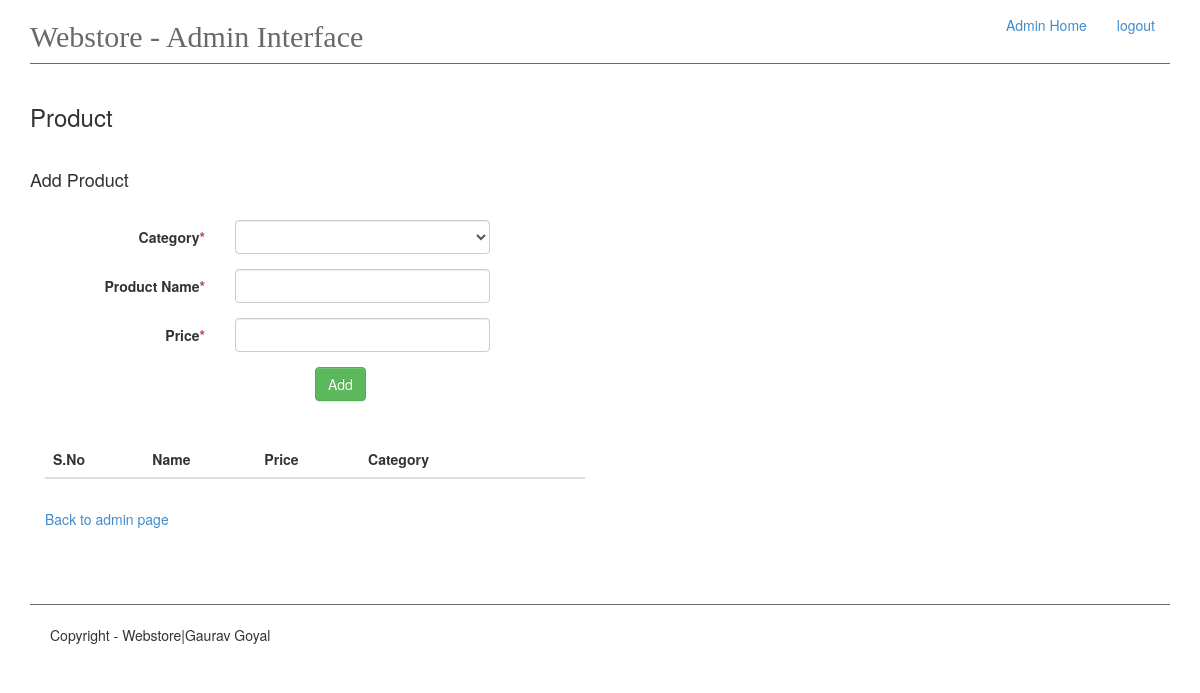
/admin/product/add (signed in), run on an earlier commit of the app's database.
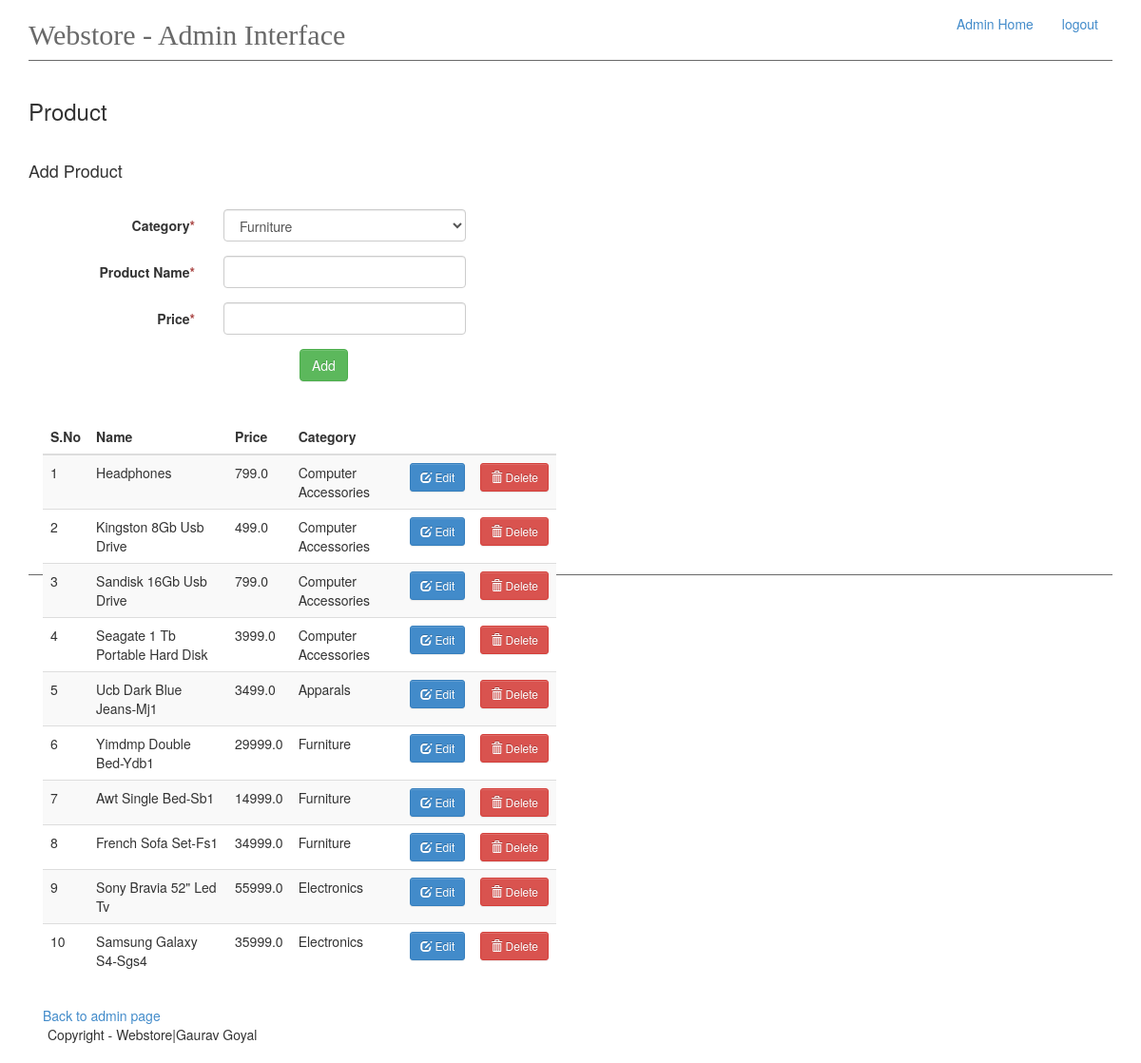
And on a later commit of the database.
### app/models.py (models this page shows, shortened)
class Product(db.Model):
    id = db.Column(db.Integer, primary_key=True)
    name = db.Column(db.String(50), unique=True, index=True)
    price = db.Column(db.Float, index=True)
    category_id = db.Column(db.Integer, db.ForeignKey('category.id'))
    cart = db.relationship('Cart', backref='products', lazy='dynamic')

class Category(db.Model):
    id = db.Column(db.Integer, primary_key=True)
    name = db.Column(db.String(50), unique=True, index=True)
    products = db.relationship('Product', backref='category', lazy='dynamic')
    def __repr__(self):
        return self.name

### app/views.py (the view)
@app.route('/admin/product/add', methods=['GET', 'POST'])
@login_required
def add_product():
    form = ProductForm()
    if form.validate_on_submit():
        product = Product(name=form.name.data.title(), price=form.price.data, category=form.category.data)
        db.session.add(product)
        db.session.commit()
        flash(product.name + " added", 'text-success')
        return redirect(url_for('add_product'))
    product = Product.query.all()
    return render_template('admin-panel/product.html', form=form, product=product)

### app/forms.py
class ProductForm(Form):
    category = QuerySelectField(u'Category', query_factory=get_category)
    name = TextField('Product Name', validators=[Required('Product name is required.')])
    price = DecimalField('Price', validators=[Required('Price is required')])

### app/__init__.py (called while the page is built)
@admin_login.user_loader
def load_user(id):
    return Admin.query.get(int(id))

### app/forms.py (called while the page is built)
def get_category():
    return Category.query.all()

### app/templates/admin-panel/product.html (shortened to what this page needs)
{% extends 'admin-panel/admin.html' %}
{% block content %}
    <h3>Product</h3>
    <br>
    <h4>Add Product</h4>
    <br>
    <form class="form-horizontal" method="post" enctype= "multipart/form-data">
        {% for field in form if field.widget.input_type != 'hidden' %}
            <div class="col-md-12">
                <div class="form-group">
                    <label class="col-md-2 control-label">  {{ field.label }}<span class="text-danger">*</span></label>
                    <div class="col-md-3"> {{ field(class_='form-control') }}</div>
                    <div class="col-md-6">
                    </div>
                </div >
            </div>
        {% endfor %}
        <div class="control-group">
            <div class="controls col-md-offset-3">
                <input type="submit" class="btn btn-success" value="Add">
            </div>
        </div>
    </form>
    <br>
    <br>
    <div class="col-md-6">
        <table class="table table-striped table-responsive col-md-6" id="cart_table">
            <thead>
            <tr>
                <th>S.No</th>
                <th>Name</th>
                <th>Price</th>
                <th>Category</th>
                <th></th>
                <th></th>
            </tr>
            </thead>
            <tbody>
            {% for item in product %}
                <tr>
                    <td>{{ loop.index }}</td>
                    <td>{{ item.name }}</td>
                    <td>{{ item.price }}</td>
                    <td>{{ item.category }}</td>
                    <td>
                        <a href="{{ url_for('edit_product', pk=item.id)}}" class="btn btn-sm btn-primary">
                            <span class="glyphicon glyphicon-edit"></span> Edit</a>
                    </td>
                    <td>
                        <a href="{{ url_for('delete_product', pk=item.id) }}" class="btn btn-sm btn-danger">
                            <span class="glyphicon glyphicon-trash"></span>
                            Delete</a>
                    </td>
                </tr>
            {% endfor %}
            </tbody>
        </table>
    </div>
    <br>
    <div class="col-md-12"><a href="{{ url_for('admin_base') }}">Back to admin page</a></div>
{% endblock %}

What changed in the data, as far as the page shows it:
added Product: name "Headphones", price "799.0", category "Computer Accessories"
added Product: name "Kingston 8Gb Usb Drive", price "499.0", category "Computer Accessories"
added Product: name "Sandisk 16Gb Usb Drive", price "799.0", category "Computer Accessories"
added Product: name "Seagate 1 Tb Portable Hard Disk", price "3999.0", category "Computer Accessories"
added Product: name "Ucb Dark Blue Jeans-Mj1", price "3499.0", category "Apparals"
added Product: name "Yimdmp Double Bed-Ydb1", price "29999.0", category "Furniture"
added Product: name "Awt Single Bed-Sb1", price "14999.0", category "Furniture"
added Product: name "French Sofa Set-Fs1", price "34999.0", category "Furniture"
added Product: name "Sony Bravia 52\" Led Tv", price "55999.0", category "Electronics"
added Product: name "Samsung Galaxy S4-Sgs4", price "35999.0", category "Electronics"
Also different on the page:
form field category: (not shown) → "Furniture"
